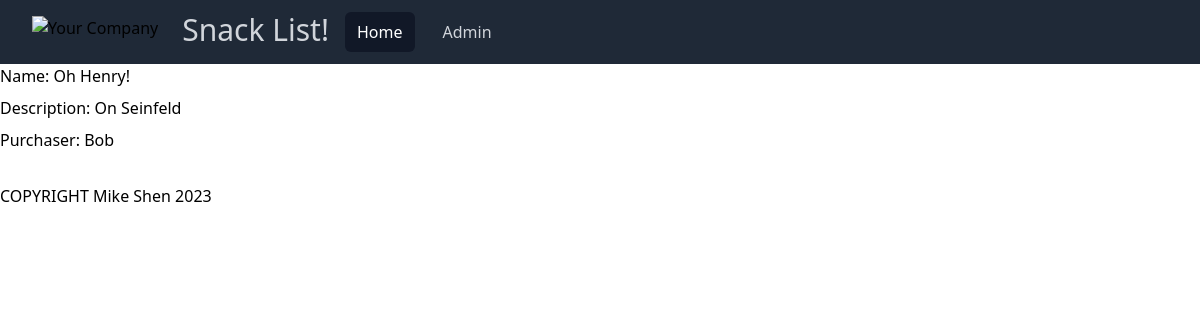
The app's page /5/ with its own data.
### snacks/models.py (models this page shows, shortened)
class Snack(models.Model):
    name = models.CharField(max_length=64)
    purchaser = models.ForeignKey(get_user_model(), on_delete=models.CASCADE)
    description = models.TextField()

### snacks/views.py (the view)
# urls.py: path('<int:pk>/', SnackDetailView.as_view(), name='snack_detail')
class SnackDetailView(DetailView):
    template_name = 'snack_detail.html'
    model = Snack

### templates/snack_detail.html
{% extends 'base.html' %}
{% block content %}
    <h2 class="h-8">Name: {{snack.name}}</h2>
    <p class="h-8">Description: {{snack.description}}</p>
    <p class="h-8">Purchaser: {{snack.purchaser}}</p>
{% endblock content %}

### records on screen
Snack: name "Oh Henry!", description "On Seinfeld", purchaser "Bob"
